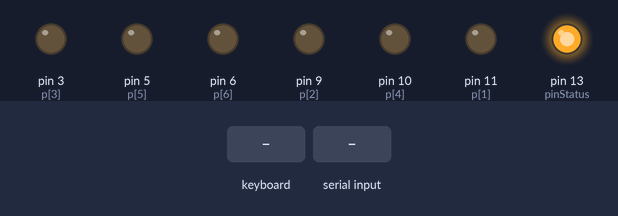
Bench run of a sketch on a simulated Arduino Uno, built for the host (arithmetic inside an expression is 32-bit, double 64-bit). Shown: output pins drawn as LEDs (lit = HIGH). Dashed ring = blinking. Inputs (shaded band) come from the test bench. What the sketch prints to the serial monitor is not drawn.

Above: at 1.7 s.
1.8 s: PS/2 keyboard text "1" received
At 2.3 s:
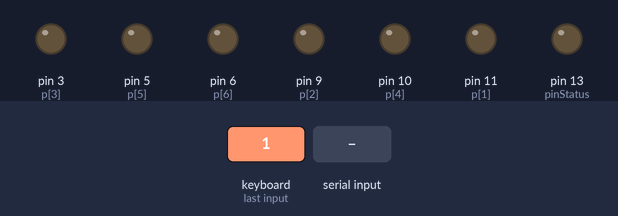
5.3 s: byte 30 received over Serial
8.8 s: PS/2 keyboard text "0" received
At 12.2 s:
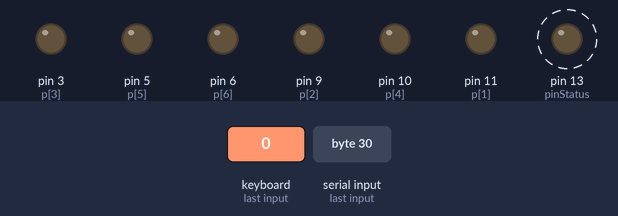
12.3 s: byte 90 received over Serial
15.8 s: PS/2 keyboard text "a" received
19.3 s: byte 120 received over Serial
Timing chart, 0 to 23.8 s (numbered marks = the images above; inputs shaded):
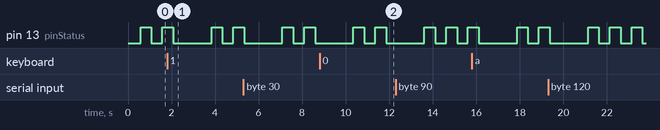

The sketch:

ebraille_arduino.ino
```cpp
//teste com teclado via ps2
#include <PS2Keyboard.h>

PS2Keyboard keyboard;
const int DataPin = 4;
const int IRQpin =  2;

//pinos para formar o braille
const int p[] = {0,11,9,3,10,5,6};

//pino para status
const int pinStatus = 13;

//define o intervalo de tempo entre cada letra (em milisegundo)
const int intervalo = 1000;

//pinos braille
struct br{
  int* b;
};

struct br a[257];

void setup()
{
  delay(50);

  pinMode(pinStatus, OUTPUT);

  for(int i=1;i<=6;i++){
    pinMode(p[i], OUTPUT);
    delay(1);
  }

  delay(50);
  keyboard.begin(DataPin, IRQpin);
  delay(50);
  Serial.begin(9600);

  delay(50);
  initDicBraille();
  delay(50);
}

void loop()
{
  //apenas para feedback
  digitalWrite(pinStatus, HIGH);
  delay(500);
  digitalWrite(pinStatus, LOW);
  delay(500);

  //escuta o teclado
 if(keyboard.available()){
      delay(1);
      int dec = keyboard.read();
      delay(1);
      Escrever(a[dec].b, (char)dec);
 }

  //escuta a porta do computador conectada no arduino
  if(Serial.available()){
     delay(1);
     int dec = Serial.read();
     delay(1);
     Escrever(a[dec].b, (char)dec);
  }
}

void Reset()
{
    for(int i=1;i<=6;i++){
      digitalWrite(p[i], LOW);
      delay(1);
    }
    delay(50);
}

void Escrever(int* pinos, char c){
  Reset();
  delay(1);
    int i=0;
    for(i=0;i<6;i++){
         if(pinos[i] != 0)
           digitalWrite(pinos[i], HIGH);
         else
           break;

         delay(1);
     }
  Responder(c,i > 0);
}

void Responder(char c, boolean ok){
    Serial.print("Caracter '");
    delay(100);
    Serial.print(c);
    delay(100);
    if(ok){
      Serial.println("' impresso em braille com sucesso!");
    }else{
      Serial.println("' indisponivel para a interface braille!");
    }
    delay(intervalo);
}

//inicia o dicionario braille
void initDicBraille(){
  for(int i=0;i<=256;i++){
    a[i].b = (int[]){0,0,0,0,0,0};
    delay(1);
  }

//carrega o dicionario braille com base na table ascii
delay(1);
    a[97].b  = (int[]){p[1],p[0],p[0],p[0],p[0],p[0]}; //                     a
delay(1);
    a[98].b  = (int[]){p[1],p[2],p[0],p[0],p[0],p[0]}; //	        b
delay(1);
    a[99].b  = (int[]){p[1],p[4],p[0],p[0],p[0],p[0]}; //	        c
delay(1);
    a[100].b = (int[]){p[1],p[4],p[5],p[0],p[0],p[0]};//	        d
delay(1);
    a[101].b = (int[]){p[1],p[5],p[0],p[0],p[0],p[0]}; //	        e
delay(1);
    a[102].b = (int[]){p[1],p[2],p[4],p[0],p[0],p[0]}; //	        f
delay(1);
    a[103].b = (int[]){p[1],p[2],p[4],p[5],p[0],p[0]}; //	g
delay(1);
    a[104].b = (int[]){p[1],p[2],p[5],p[0],p[0],p[0]}; //	        h
delay(1);
    a[105].b = (int[]){p[2],p[4],p[0],p[0],p[0],p[0]}; //	        i
delay(1);
    a[106].b = (int[]){p[2],p[4],p[5],p[0],p[0],p[0]}; //	        j
delay(1);
    a[107].b = (int[]){p[1],p[3],p[0],p[0],p[0],p[0]}; //	        k
delay(1);
    a[108].b = (int[]){p[1],p[2],p[3],p[0],p[0],p[0]}; //	        l
delay(1);
    a[109].b = (int[]){p[1],p[3],p[4],p[0],p[0],p[0]}; //	        m
delay(1);
    a[110].b = (int[]){p[1],p[3],p[4],p[5],p[0],p[0]}; //	n
delay(1);
    a[111].b = (int[]){p[1],p[3],p[5],p[0],p[0],p[0]}; //	        o
delay(1);
    a[112].b = (int[]){p[1],p[2],p[3],p[4],p[0],p[0]}; //	p
delay(1);
    a[113].b = (int[]){p[1],p[2],p[3],p[4],p[5],p[0]}; //	q
delay(1);
    a[114].b = (int[]){p[1],p[2],p[3],p[5],p[0],p[0]}; //	r
delay(1);
    a[115].b = (int[]){p[2],p[3],p[4],p[0],p[0],p[0]}; //s
delay(1);
    a[116].b = (int[]){p[2],p[3],p[4],p[5],p[0],p[0]}; //	t
delay(1);
    a[117].b = (int[]){p[1],p[3],p[6],p[0],p[0],p[0]}; //	        u
delay(1);
    a[118].b = (int[]){p[1],p[2],p[3],p[6],p[0],p[0]}; //	v
delay(1);
    a[119].b = (int[]){p[1],p[3],p[4],p[6],p[0],p[0]};//	x
delay(1);
    a[120].b = (int[]){p[1],p[3],p[4],p[5],p[6],p[0]}; //	y
delay(1);
    a[121].b = (int[]){p[2],p[4],p[5],p[6],p[0],p[0]}; //	w
delay(1);
    a[122].b = (int[]){p[1],p[3],p[5],p[6],p[0],p[0]}; //	z
delay(1);

    //maiuscula
    a[65].b = (int[]){p[1],p[0],p[0],p[0],p[0],p[0]}; //                      a
delay(1);
    a[66].b = (int[]){p[1],p[2],p[0],p[0],p[0],p[0]}; //	                b
delay(1);
    a[67].b = (int[]){p[1],p[4],p[0],p[0],p[0],p[0]}; //	                c
delay(1);
    a[68].b = (int[]){p[1],p[4],p[5],p[0],p[0],p[0]};//	        d
delay(1);
    a[69].b = (int[]){p[1],p[5],p[0],p[0],p[0],p[0]}; //	                e
delay(1);
    a[70].b = (int[]){p[1],p[2],p[4],p[0],p[0],p[0]}; //	        f
delay(1);
    a[71].b = (int[]){p[1],p[2],p[4],p[5],p[0],p[0]}; //	g
delay(1);
    a[72].b = (int[]){p[1],p[2],p[5],p[0],p[0],p[0]}; //	        h
delay(1);
    a[73].b = (int[]){p[2],p[4],p[0],p[0],p[0],p[0]}; //	                i
delay(1);
    a[74].b = (int[]){p[2],p[4],p[5],p[0],p[0],p[0]}; //	        j
delay(1);
    a[75].b = (int[]){p[1],p[3],p[0],p[0],p[0],p[0]}; //	                k
delay(1);
    a[76].b = (int[]){p[1],p[2],p[3],p[0],p[0],p[0]}; //	        l
delay(1);
    a[77].b = (int[]){p[1],p[3],p[4],p[0],p[0],p[0]}; //	        m
delay(1);
    a[78].b = (int[]){p[1],p[3],p[4],p[5],p[0],p[0]}; //	n
delay(1);
    a[79].b = (int[]){p[1],p[3],p[5],p[0],p[0],p[0]}; //	        o
delay(1);
    a[80].b = (int[]){p[1],p[2],p[3],p[4],p[0],p[0]}; //	p
delay(1);
    a[81].b = (int[]){p[1],p[2],p[3],p[4],p[5],p[0]}; //	q
delay(1);
    a[82].b = (int[]){p[1],p[2],p[3],p[5],p[0],p[0]}; //	r
delay(1);
    a[83].b = (int[]){p[2],p[3],p[4],p[0],p[0],p[0]}; //	        s
delay(1);
    a[84].b = (int[]){p[2],p[3],p[4],p[5],p[0],p[0]}; //	t
delay(1);
    a[85].b = (int[]){p[1],p[3],p[6],p[0],p[0],p[0]}; //	        u
delay(1);
    a[86].b = (int[]){p[1],p[2],p[3],p[6],p[0],p[0]}; //	v
delay(1);
    a[87].b = (int[]){p[1],p[3],p[4],p[6],p[0],p[0]};//	x
delay(1);
    a[88].b = (int[]){p[1],p[3],p[4],p[5],p[6],p[0]}; //	y
delay(1);
    a[89].b = (int[]){p[2],p[4],p[5],p[6],p[0],p[0]}; //	w
delay(1);
    a[90].b = (int[]){p[1],p[3],p[5],p[6],p[0],p[0]}; //	z
delay(1);

    //ascii extendido
    a[135].b = (int[]){p[1],p[2],p[3],p[4],p[6],p[0]};        //ç
delay(1);
    a[160].b = (int[]){p[1],p[2],p[3],p[5],p[6],p[0]};        //á
delay(1);
    a[130].b = (int[]){p[1],p[2],p[3],p[4],p[5],p[6]};   //é
delay(1);
    a[214].b = (int[]){p[3],p[4],p[0],p[0],p[0],p[0]};                       //í
delay(1);
    a[162].b = (int[]){p[3],p[4],p[6],p[0],p[0],p[0]};                  //ó
delay(1);
    a[163].b = (int[]){p[2],p[3],p[4],p[5],p[6],p[0]};        //ú
delay(1);
    a[131].b = (int[]){p[1],p[6],p[0],p[0],p[0],p[0]};                       //â
delay(1);
    a[136].b = (int[]){p[1],p[2],p[6],p[0],p[0],p[0]};                  //ê
delay(1);
    a[147].b = (int[]){p[1],p[4],p[5],p[6],p[0],p[0]};             //ô
delay(1);
    a[198].b = (int[]){p[3],p[4],p[5],p[0],p[0],p[0]};                  //ã
delay(1);
    a[228].b = (int[]){p[2],p[4],p[6],p[0],p[0],p[0]};                  //õ
delay(1);
    a[133].b = (int[]){p[1],p[2],p[4],p[6],p[0],p[0]};             //à
delay(1);
    a[129].b = (int[]){p[1],p[2],p[5],p[6],p[0],p[0]};             //ü
}
```

Measured:
- by itself, pin 13 (pinStatus): repeats every 1.0 s: HIGH 0.50 s, LOW 0.50 s
